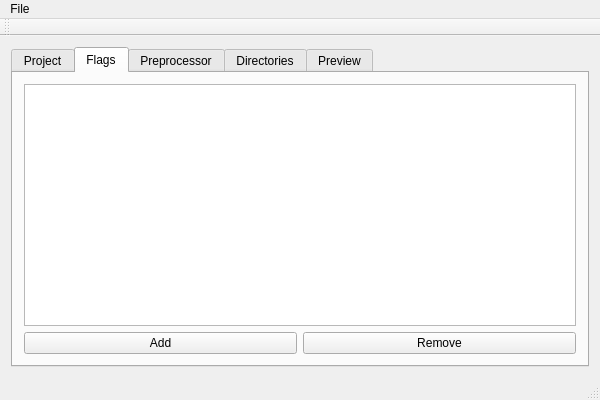
<?xml version="1.0" encoding="UTF-8"?>
<ui version="4.0">
 <class>CMakeWidzard2Class</class>
 <widget class="QMainWindow" name="CMakeWidzard2Class">
  <property name="geometry">
   <rect>
    <x>0</x>
    <y>0</y>
    <width>600</width>
    <height>400</height>
   </rect>
  </property>
  <property name="windowTitle">
   <string>CMakeWidzard2</string>
  </property>
  <widget class="QWidget" name="centralWidget">
   <layout class="QHBoxLayout" name="horizontalLayout">
    <item>
     <widget class="QTabWidget" name="tabWidget">
      <property name="currentIndex">
       <number>1</number>
      </property>
      <widget class="QWidget" name="projectTab">
       <attribute name="title">
        <string>Project</string>
       </attribute>
       <layout class="QVBoxLayout" name="verticalLayout">
        <item>
         <layout class="QHBoxLayout" name="horizontalLayout_2">
          <item>
           <widget class="QLabel" name="ProjectNameLable">
            <property name="text">
             <string>Project Name</string>
            </property>
           </widget>
          </item>
          <item>
           <widget class="QLineEdit" name="ProjectNamelineEdit"/>
          </item>
         </layout>
        </item>
        <item>
         <spacer name="verticalSpacer">
          <property name="orientation">
           <enum>Qt::Vertical</enum>
          </property>
          <property name="sizeHint" stdset="0">
           <size>
            <width>20</width>
            <height>40</height>
           </size>
          </property>
         </spacer>
        </item>
       </layout>
      </widget>
      <widget class="QWidget" name="flagsTab">
       <attribute name="title">
        <string>Flags</string>
       </attribute>
       <layout class="QVBoxLayout" name="verticalLayout_3">
        <item>
         <layout class="QVBoxLayout" name="verticalLayout_2">
          <item>
           <widget class="QTableWidget" name="flagsTable"/>
          </item>
          <item>
           <layout class="QHBoxLayout" name="horizontalLayout_3">
            <item>
             <widget class="QPushButton" name="AddBtn">
              <property name="text">
               <string>Add</string>
              </property>
             </widget>
            </item>
            <item>
             <widget class="QPushButton" name="RemoveBtn">
              <property name="text">
               <string>Remove</string>
              </property>
             </widget>
            </item>
           </layout>
          </item>
         </layout>
        </item>
       </layout>
      </widget>
      <widget class="QWidget" name="preprocessorTab">
       <attribute name="title">
        <string>Preprocessor</string>
       </attribute>
       <layout class="QVBoxLayout" name="verticalLayout_4">
        <item>
         <widget class="QPlainTextEdit" name="plainTextEdit"/>
        </item>
       </layout>
      </widget>
      <widget class="QWidget" name="directoriesTab">
       <attribute name="title">
        <string>Directories</string>
       </attribute>
       <layout class="QHBoxLayout" name="horizontalLayout_5">
        <item>
         <layout class="QVBoxLayout" name="verticalLayout_5">
          <item>
           <widget class="QListWidget" name="listWidget"/>
          </item>
          <item>
           <widget class="QPushButton" name="pushButton_3">
            <property name="text">
             <string>+</string>
            </property>
           </widget>
          </item>
          <item>
           <widget class="QTableWidget" name="tableWidget_2"/>
          </item>
          <item>
           <layout class="QHBoxLayout" name="horizontalLayout_4">
            <item>
             <widget class="QPushButton" name="pushButton_4">
              <property name="text">
               <string>Add</string>
              </property>
             </widget>
            </item>
            <item>
             <widget class="QPushButton" name="pushButton_5">
              <property name="text">
               <string>Remove</string>
              </property>
             </widget>
            </item>
           </layout>
          </item>
         </layout>
        </item>
       </layout>
      </widget>
      <widget class="QWidget" name="previewTab">
       <attribute name="title">
        <string>Preview</string>
       </attribute>
       <layout class="QVBoxLayout" name="verticalLayout_6">
        <item>
         <widget class="QPlainTextEdit" name="plainTextEdit_2"/>
        </item>
       </layout>
      </widget>
     </widget>
    </item>
   </layout>
  </widget>
  <widget class="QMenuBar" name="menuBar">
   <property name="geometry">
    <rect>
     <x>0</x>
     <y>0</y>
     <width>600</width>
     <height>21</height>
    </rect>
   </property>
   <widget class="QMenu" name="menuExport">
    <property name="title">
     <string>File</string>
    </property>
    <addaction name="actionExport"/>
   </widget>
   <addaction name="menuExport"/>
  </widget>
  <widget class="QToolBar" name="mainToolBar">
   <attribute name="toolBarArea">
    <enum>TopToolBarArea</enum>
   </attribute>
   <attribute name="toolBarBreak">
    <bool>false</bool>
   </attribute>
  </widget>
  <widget class="QStatusBar" name="statusBar"/>
  <action name="actionExport">
   <property name="icon">
    <iconset>
     <normalon>:/new/prefix1/icon.jpg</normalon>
    </iconset>
   </property>
   <property name="text">
    <string>Export</string>
   </property>
   <property name="toolTip">
    <string>Export CMakeList.txt</string>
   </property>
  </action>
 </widget>
 <layoutdefault spacing="6" margin="11"/>
 <resources>
  <include location="CMakeWidzard2.qrc"/>
  <include location="Resource.qrc"/>
 </resources>
 <connections/>
</ui>
